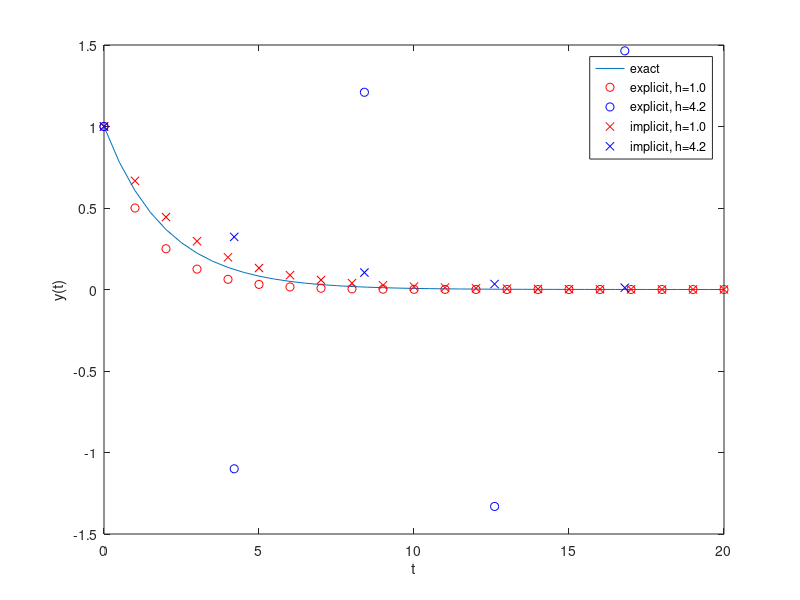

The MATLAB source for this figure:
%% 10/10/21
clear all
%dy/dt = -0.5y
%y(0) = 1 for 0 <= t <=20
%Exact y(t) = exp(-0.5t)

dt = 0.5;
t_exact = 0:dt:20;
Exact_y = exp(-0.5*t_exact);
plot(t_exact,Exact_y);
hold on


%% Explicit Euler
% dt = 1.0
dt = 1;
t = 0:dt:20;
N = length(t);
y_Explicit_1(1) = 1;
%Loop all timesteps
for i = 2:N
    y_Explicit_1(i) = y_Explicit_1(i-1)*(1-0.5*dt);
end
plot(t,y_Explicit_1, 'r o')

% dt  = 4.2
dt = 4.2;
t = 0:dt:20;
N = length(t);
y_Explicit_2(1) = 1;
%Loop all timesteps
for i = 2:N
    y_Explicit_2(i) = y_Explicit_2(i-1)*(1-0.5*dt);
end
plot(t,y_Explicit_2, 'b o')

%% Implicit Euler
dt = 1.0;
t = 0:dt:20;
N = length(t);
y_Implicit_1(1) = 1;
%Loop for all timesteps
for i = 2:N
    y_Implicit_1(i) = y_Implicit_1(i-1)/(1+0.5*dt);
end
plot(t,y_Implicit_1, 'r x');

%dt = 4.2
dt = 4.2;
t = 0:dt:20;
N = length(t);
y_Implicit_2(1) = 1;
%Loop for all timesteps
for i = 2:N
    y_Implicit_2(i) = y_Implicit_2(i-1)/(1+0.5*dt);
end
plot(t,y_Implicit_2, 'b x'), xlim([0 20]), legend("exact", "explicit, h=1.0",...
    "explicit, h=4.2", "implicit, h=1.0", "implicit, h=4.2"), xlabel("t"), ylabel("y(t)")

    
    
    
    
    